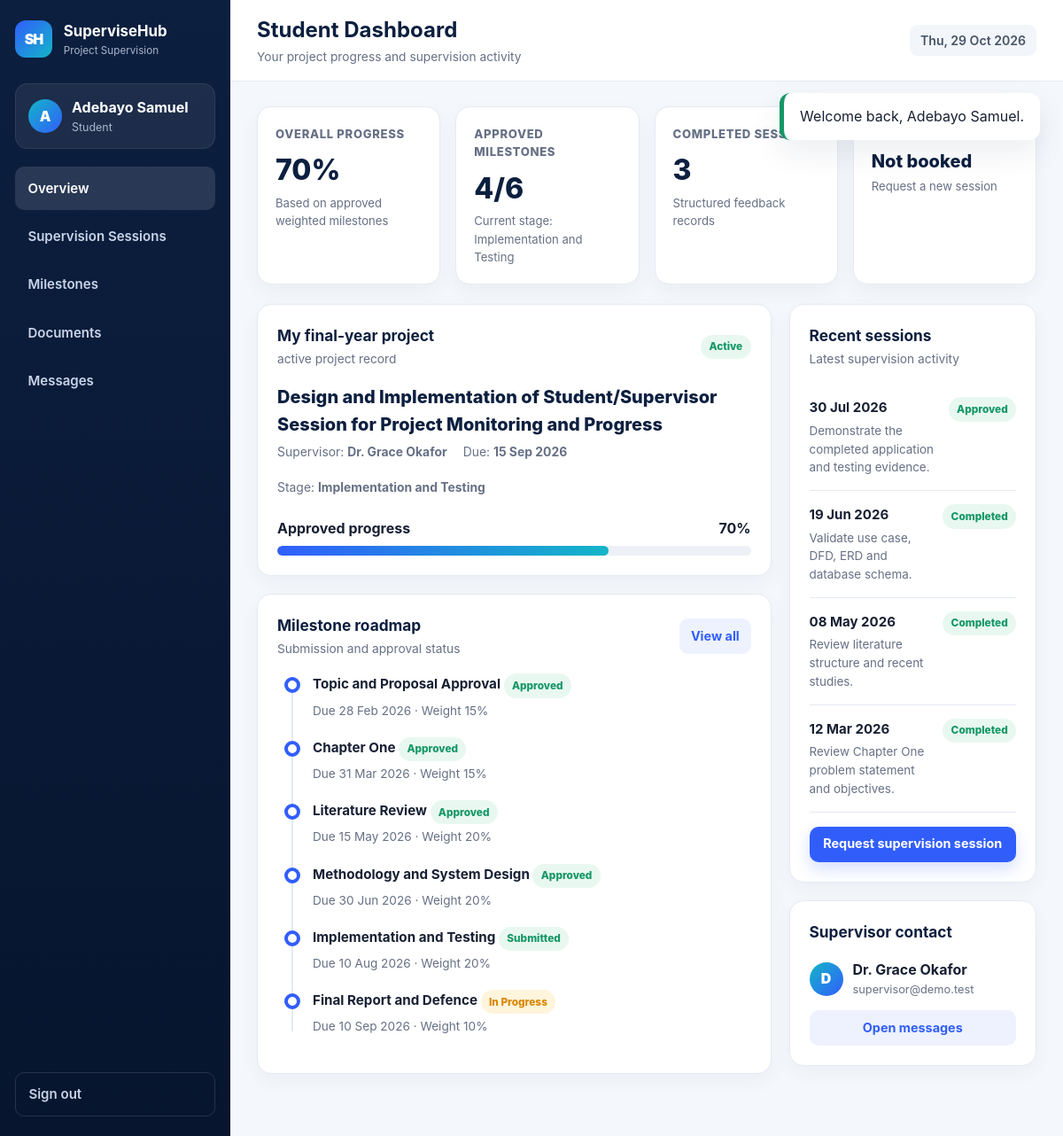
Screenshot of /index.php?page=student-dashboard (signed in) with the database file from the repository.
### tables this page shows
CREATE TABLE projects (
 id INT UNSIGNED AUTO_INCREMENT PRIMARY KEY,
 student_id INT UNSIGNED NOT NULL,
 supervisor_id INT UNSIGNED NULL,
 title VARCHAR(300) NOT NULL,
 abstract TEXT NULL,
 current_stage VARCHAR(100) NOT NULL DEFAULT 'Proposal',
 status VARCHAR(30) NOT NULL DEFAULT 'active',
 start_date DATE NULL,
 due_date DATE NULL,
 created_at DATETIME NOT NULL DEFAULT CURRENT_TIMESTAMP,
 updated_at DATETIME NULL DEFAULT NULL ON UPDATE CURRENT_TIMESTAMP,
 UNIQUE KEY uq_student_project(student_id),
 CONSTRAINT fk_projects_student FOREIGN KEY(student_id) REFERENCES users(id) ON DELETE CASCADE,
 CONSTRAINT fk_projects_supervisor FOREIGN KEY(supervisor_id) REFERENCES users(id) ON DELETE SET NULL,
 INDEX idx_projects_supervisor(supervisor_id), INDEX idx_projects_status(status)
);

CREATE TABLE users (
 id INT UNSIGNED AUTO_INCREMENT PRIMARY KEY,
 full_name VARCHAR(120) NOT NULL,
 email VARCHAR(160) NOT NULL UNIQUE,
 password_hash VARCHAR(255) NOT NULL,
 role VARCHAR(20) NOT NULL,
 matric_no VARCHAR(50) NULL UNIQUE,
 staff_no VARCHAR(50) NULL UNIQUE,
 department VARCHAR(160) NULL,
 status VARCHAR(20) NOT NULL DEFAULT 'active',
 created_at DATETIME NOT NULL DEFAULT CURRENT_TIMESTAMP,
 updated_at DATETIME NULL DEFAULT NULL ON UPDATE CURRENT_TIMESTAMP,
 INDEX idx_users_role_status(role,status)
);

CREATE TABLE milestones (
 id INT UNSIGNED AUTO_INCREMENT PRIMARY KEY,
 project_id INT UNSIGNED NOT NULL,
 title VARCHAR(180) NOT NULL,
 description TEXT NULL,
 due_date DATE NULL,
 weight INT NOT NULL DEFAULT 0,
 status VARCHAR(30) NOT NULL DEFAULT 'pending',
 student_note TEXT NULL,
 supervisor_comment TEXT NULL,
 submitted_at DATETIME NULL,
 approved_at DATETIME NULL,
 created_at DATETIME NOT NULL DEFAULT CURRENT_TIMESTAMP,
 updated_at DATETIME NULL DEFAULT NULL ON UPDATE CURRENT_TIMESTAMP,
 CONSTRAINT fk_milestones_project FOREIGN KEY(project_id) REFERENCES projects(id) ON DELETE CASCADE,
 INDEX idx_milestones_project_status(project_id,status), INDEX idx_milestones_due(due_date)
);

CREATE TABLE sessions (
 id INT UNSIGNED AUTO_INCREMENT PRIMARY KEY,
 project_id INT UNSIGNED NOT NULL,
 requested_by INT UNSIGNED NOT NULL,
 scheduled_at DATETIME NOT NULL,
 mode VARCHAR(20) NOT NULL DEFAULT 'physical',
 venue_or_link VARCHAR(255) NULL,
 agenda TEXT NOT NULL,
 status VARCHAR(30) NOT NULL DEFAULT 'requested',
 supervisor_feedback TEXT NULL,
 decisions TEXT NULL,
 action_items TEXT NULL,
 next_session_date DATETIME NULL,
 completed_at DATETIME NULL,
 created_at DATETIME NOT NULL DEFAULT CURRENT_TIMESTAMP,
 updated_at DATETIME NULL DEFAULT NULL ON UPDATE CURRENT_TIMESTAMP,
 CONSTRAINT fk_sessions_project FOREIGN KEY(project_id) REFERENCES projects(id) ON DELETE CASCADE,
 CONSTRAINT fk_sessions_requester FOREIGN KEY(requested_by) REFERENCES users(id) ON DELETE CASCADE,
 INDEX idx_sessions_project_status(project_id,status), INDEX idx_sessions_scheduled(scheduled_at)
);

### includes/functions.php (called while the page is built, shortened)
<?php
function e(?string $value): string { return htmlspecialchars($value ?? '', ENT_QUOTES, 'UTF-8'); }
function url(string $path = ''): string {
    global $config;
    return $config['base_url'] . ($path ? '/' . ltrim($path, '/') : '');
}
function current_user(): ?array { return $_SESSION['user'] ?? null; }
function db_one(string $sql, array $params = []): ?array {
    global $pdo; $st = $pdo->prepare($sql); $st->execute($params); $r = $st->fetch(); return $r ?: null;
}
function db_all(string $sql, array $params = []): array {
    global $pdo; $st = $pdo->prepare($sql); $st->execute($params); return $st->fetchAll();
}
function format_date(?string $value, string $format = 'd M Y, h:i A'): string {
    if (!$value) return 'Not set'; return date($format, strtotime($value));
}
function status_class(string $status): string {
    return match(strtolower($status)) {
        'approved','completed','active','submitted' => 'success',
        'requested','pending','in progress','in_progress','rescheduled' => 'warning',
        'revision','cancelled','rejected','inactive','overdue' => 'danger',
        default => 'neutral'
    };
}
function progress_for_project(int $projectId): int {
    global $pdo;
    $st = $pdo->prepare("SELECT COALESCE(SUM(CASE WHEN status='approved' THEN weight ELSE 0 END),0) AS earned, COALESCE(SUM(weight),0) AS total FROM milestones WHERE project_id=?");
    $st->execute([$projectId]); $r = $st->fetch();
    return min(100, (int)round(((float)$r['earned'] / (float)$r['total']) * 100));
}
function project_for_student(int $studentId): ?array {
    return db_one("SELECT p.*, u.full_name supervisor_name, u.email supervisor_email FROM projects p LEFT JOIN users u ON u.id=p.supervisor_id WHERE p.student_id=? ORDER BY p.id DESC LIMIT 1", [$studentId]);
}

### index.php (called while the page is built, shortened)
<?php
require __DIR__ . '/includes/bootstrap.php';
$page = $_GET['page'] ?? (is_logged_in() ? dashboard_page(current_user()['role']) : 'home');
$routes = [
 'home'=>'home.php','login'=>'login.php','register'=>'register.php',
 'student-dashboard'=>'student_dashboard.php','student-sessions'=>'student_sessions.php','student-milestones'=>'student_milestones.php','student-documents'=>'student_documents.php',
 'supervisor-dashboard'=>'supervisor_dashboard.php','supervisor-students'=>'supervisor_students.php','supervisor-project'=>'supervisor_project.php','supervisor-sessions'=>'supervisor_sessions.php','supervisor-milestones'=>'supervisor_milestones.php',
 'admin-dashboard'=>'admin_dashboard.php','admin-users'=>'admin_users.php','admin-assignments'=>'admin_assignments.php','admin-projects'=>'admin_projects.php','admin-reports'=>'admin_reports.php',
 'messages'=>'messages.php'
];
include __DIR__ . '/views/' . $routes[$page];

### config/app.php (called while the page is built)
<?php
return [
    'name' => getenv('APP_NAME') ?: 'SuperviseHub',
    'institution' => getenv('INSTITUTION_NAME') ?: 'Crawford University',
    'department' => getenv('DEPARTMENT_NAME') ?: 'Department of Computer Science',
    'base_url' => rtrim(getenv('APP_URL') ?: 'http://localhost:8000', '/'),
    'timezone' => getenv('APP_TIMEZONE') ?: 'Africa/Lagos',
    'upload_dir' => dirname(__DIR__) . '/uploads',
    'max_upload_bytes' => 5 * 1024 * 1024,
];

### includes/bootstrap.php (called while the page is built, shortened)
<?php
$config = require dirname(__DIR__) . '/config/app.php';
date_default_timezone_set($config['timezone']);
require dirname(__DIR__) . '/config/database.php';
require __DIR__ . '/functions.php';

### views/student_dashboard.php (the view)
<?php require_role('student'); $pageTitle='Student Dashboard';$pageSubtitle='Your project progress and supervision activity';$project=project_for_student((int)current_user()['id']);$progress=$project?progress_for_project((int)$project['id']):0;
$sessions=$project?db_all("SELECT * FROM sessions WHERE project_id=? ORDER BY scheduled_at DESC LIMIT 5",[$project['id']]):[];
$milestones=$project?db_all("SELECT * FROM milestones WHERE project_id=? ORDER BY due_date IS NULL,due_date,id LIMIT 6",[$project['id']]):[];
$next=$project?db_one("SELECT * FROM sessions WHERE project_id=? AND status IN('approved','rescheduled') AND scheduled_at>=CURRENT_TIMESTAMP ORDER BY scheduled_at LIMIT 1",[$project['id']]):null;
$approved=$project?(int)(db_one("SELECT COUNT(*) c FROM milestones WHERE project_id=? AND status='approved'",[$project['id']])['c']??0):0;$total=count($milestones);
include __DIR__.'/../includes/layout_top.php'; ?>
<?php if(!$project): ?><div class="card empty-state"><h2>No project assignment yet</h2><p>Your account is active, but the project coordinator has not assigned a supervisor and project title.</p></div><?php else: ?>
<div class="stats-grid"><div class="stat-card"><div class="stat-label">Overall progress</div><div class="stat-value"><?= $progress ?>%</div><div class="stat-note">Based on approved weighted milestones</div></div><div class="stat-card"><div class="stat-label">Approved milestones</div><div class="stat-value"><?= $approved ?>/<?= $total ?></div><div class="stat-note">Current stage: <?= e($project['current_stage']) ?></div></div><div class="stat-card"><div class="stat-label">Completed sessions</div><div class="stat-value"><?= (int)(db_one("SELECT COUNT(*) c FROM sessions WHERE project_id=? AND status='completed'",[$project['id']])['c']??0) ?></div><div class="stat-note">Structured feedback records</div></div><div class="stat-card"><div class="stat-label">Next session</div><div class="stat-value" style="font-size:1.25rem"><?= $next?e(format_date($next['scheduled_at'],'d M, h:i A')):'Not booked' ?></div><div class="stat-note"><?= $next?e(ucfirst($next['mode'])):'Request a new session' ?></div></div></div>
<div class="dashboard-grid"><section><div class="card"><div class="card-header"><div><h2>My final-year project</h2><p><?= e($project['status']) ?> project record</p></div><span class="badge <?= status_class($project['status']) ?>"><?= e($project['status']) ?></span></div><div class="project-title"><?= e($project['title']) ?></div><div class="meta-row"><span>Supervisor: <strong><?= e($project['supervisor_name'] ?: 'Not assigned') ?></strong></span><span>Due: <strong><?= e(format_date($project['due_date'],'d M Y')) ?></strong></span><span>Stage: <strong><?= e($project['current_stage']) ?></strong></span></div><div style="margin-top:22px"><div class="progress-row"><span>Approved progress</span><span><?= $progress ?>%</span></div><div class="progress-track"><div class="progress-bar" data-progress="<?= $progress ?>"></div></div></div></div>
<div class="card"><div class="card-header"><div><h2>Milestone roadmap</h2><p>Submission and approval status</p></div><a class="button small secondary" href="<?= e(url('index.php?page=student-milestones')) ?>">View all</a></div><div class="timeline"><?php foreach($milestones as $m): ?><div class="timeline-item"><span class="timeline-dot"></span><h4><?= e($m['title']) ?> <span class="badge <?= status_class($m['status']) ?>"><?= e(str_replace('_',' ',$m['status'])) ?></span></h4><p><?= e($m['due_date']?'Due '.format_date($m['due_date'],'d M Y'):'No due date set') ?> · Weight <?= (int)$m['weight'] ?>%</p></div><?php endforeach; ?></div></div></section>
<aside><div class="card"><div class="card-header"><div><h3>Recent sessions</h3><p>Latest supervision activity</p></div></div><?php if(!$sessions): ?><div class="empty-state">No supervision sessions yet.</div><?php else: foreach($sessions as $s): ?><div class="list-card"><div><h4><?= e(format_date($s['scheduled_at'],'d M Y')) ?></h4><p><?= e($s['agenda']) ?></p></div><span class="badge <?= status_class($s['status']) ?>"><?= e($s['status']) ?></span></div><?php endforeach; endif; ?><a class="button small w-full" style="margin-top:16px" href="<?= e(url('index.php?page=student-sessions')) ?>">Request supervision session</a></div>
<div class="card"><div class="card-header"><h3>Supervisor contact</h3></div><div class="student-head"><div class="avatar"><?= e(strtoupper(substr($project['supervisor_name']?:'S',0,1))) ?></div><div><h3><?= e($project['supervisor_name']?:'Not assigned') ?></h3><p><?= e($project['supervisor_email']?:'') ?></p></div></div><a class="button small secondary w-full" href="<?= e(url('index.php?page=messages')) ?>">Open messages</a></div></aside></div>
<?php endif; include __DIR__.'/../includes/layout_bottom.php'; ?>

### assets/css/app.css (style rules this page uses)
:root { --navy:#0c1f3f;--navy2:#132c55;--blue:#315efb;--cyan:#13b5c8;--bg:#f4f7fb;--card:#fff;--text:#172033;--muted:#667085;--line:#e5eaf2;--success:#159766;--warning:#d88700;--danger:#d64545;--shadow:0 14px 35px rgba(17,36,75,.08) }
* { box-sizing:border-box }
html { scroll-behavior:smooth }
body { margin:0;font-family:Inter,Segoe UI,Arial,sans-serif;color:var(--text);background:var(--bg);line-height:1.55 }
a { text-decoration:none;color:inherit }
.button,.btn { display:inline-flex;align-items:center;justify-content:center;gap:.45rem;border:0;border-radius:10px;background:var(--blue);color:#fff;padding:.78rem 1.1rem;font-weight:700;box-shadow:0 8px 18px rgba(49,94,251,.2) }
.button.secondary,.btn.secondary { background:#eef2ff;color:var(--blue);box-shadow:none }
.button.small,.btn.small { padding:.55rem .8rem;font-size:.9rem }
.app-shell { display:grid;grid-template-columns:260px 1fr;min-height:100vh }
.avatar { width:38px;height:38px;border-radius:50%;display:grid;place-items:center;background:linear-gradient(135deg,var(--cyan),var(--blue));font-weight:900 }
.stats-grid { display:grid;grid-template-columns:repeat(4,1fr);gap:17px;margin-bottom:22px }
.stat-card { background:#fff;border:1px solid var(--line);border-radius:16px;padding:20px;box-shadow:0 8px 22px rgba(17,36,75,.045) }
.stat-label { font-size:.82rem;text-transform:uppercase;letter-spacing:.05em;color:var(--muted);font-weight:800 }
.stat-value { font-size:2rem;color:var(--navy);font-weight:850;margin:6px 0 2px }
.stat-note { font-size:.82rem;color:var(--muted) }
.dashboard-grid { display:grid;grid-template-columns:1.35fr .65fr;gap:20px }
.card { background:#fff;border:1px solid var(--line);border-radius:16px;padding:22px;box-shadow:0 8px 22px rgba(17,36,75,.04);margin-bottom:20px }
.card-header { display:flex;align-items:center;justify-content:space-between;gap:16px;margin-bottom:17px }
.card-header h2,.card-header h3 { margin:0;color:var(--navy);font-size:1.08rem }
.card-header p { margin:2px 0 0;color:var(--muted);font-size:.86rem }
.progress-row { display:flex;justify-content:space-between;font-weight:700;margin-bottom:8px }
.progress-track { height:11px;background:#edf1f7;border-radius:999px;overflow:hidden }
.progress-bar { height:100%;width:0;background:linear-gradient(90deg,var(--blue),var(--cyan));border-radius:inherit;transition:width .8s ease }
.project-title { font-size:1.25rem;font-weight:800;color:var(--navy);margin-bottom:5px }
.meta-row { display:flex;gap:18px;flex-wrap:wrap;color:var(--muted);font-size:.87rem }
.timeline { position:relative;margin-left:8px }
.timeline:before { content:'';position:absolute;left:8px;top:6px;bottom:6px;width:2px;background:#e5eaf2 }
.timeline-item { position:relative;padding-left:32px;margin-bottom:19px }
.timeline-dot { position:absolute;left:0;top:4px;width:18px;height:18px;border-radius:50%;background:#fff;border:4px solid var(--blue) }
.timeline-item h4 { margin:0 0 4px;font-size:.95rem }
.timeline-item p { margin:0;color:var(--muted);font-size:.85rem }
.badge { display:inline-flex;align-items:center;padding:.28rem .58rem;border-radius:999px;font-size:.74rem;font-weight:800;text-transform:capitalize;background:#eef1f5;color:#596579 }
.badge.success { background:#e8f8f1;color:var(--success) }
.badge.warning { background:#fff5dd;color:var(--warning) }
.list-card { display:flex;justify-content:space-between;align-items:flex-start;gap:16px;padding:15px 0;border-bottom:1px solid var(--line) }
.list-card h4 { margin:0 0 4px;font-size:.94rem }
.list-card p { margin:0;color:var(--muted);font-size:.84rem }
.student-head { display:flex;align-items:center;gap:11px;margin-bottom:13px }
.student-head .avatar { color:#fff }
.student-head h3 { margin:0;font-size:1rem }
.student-head p { margin:0;color:var(--muted);font-size:.8rem }
.w-full { width:100% }

### rows the page displays
projects: current_stage "Implementation and Testing", status "active", status "Active", title "Design and Implementation of Student/Supervisor Session for Project Monitoring and Progress", supervisor.full_name "Dr. Grace Okafor", due_date "15 Sep 2026", supervisor.full_name "D", supervisor.email "supervisor@demo.test"
milestones: title "Topic and Proposal Approval", status "Approved", due_date "Due 28 Feb 2026", weight "15"
milestones: title "Chapter One", status "Approved", due_date "Due 31 Mar 2026", weight "15"
milestones: title "Literature Review", status "Approved", due_date "Due 15 May 2026", weight "20"
milestones: title "Methodology and System Design", status "Approved", due_date "Due 30 Jun 2026", weight "20"
milestones: title "Implementation and Testing", status "Submitted", due_date "Due 10 Aug 2026", weight "20"
milestones: title "Final Report and Defence", status "In Progress", due_date "Due 10 Sep 2026", weight "10"
sessions: scheduled_at "30 Jul 2026", agenda "Demonstrate the completed application and testing evidence.", status "Approved"
sessions: scheduled_at "19 Jun 2026", agenda "Validate use case, DFD, ERD and database schema.", status "Completed"
sessions: scheduled_at "08 May 2026", agenda "Review literature structure and recent studies.", status "Completed"
sessions: scheduled_at "12 Mar 2026", agenda "Review Chapter One problem statement and objectives.", status "Completed"

### other values shown
$config['name'] "SuperviseHub"
substr($user['full_name'],0,1) "A"
$user['full_name'] "Adebayo Samuel"
$user['role'] "Student"
$pageTitle "Student Dashboard"
$pageSubtitle "Your project progress and supervision activity"
$f['message'] "Welcome back, Adebayo Samuel."
$progress "70"
$approved "4"
$total "6"
